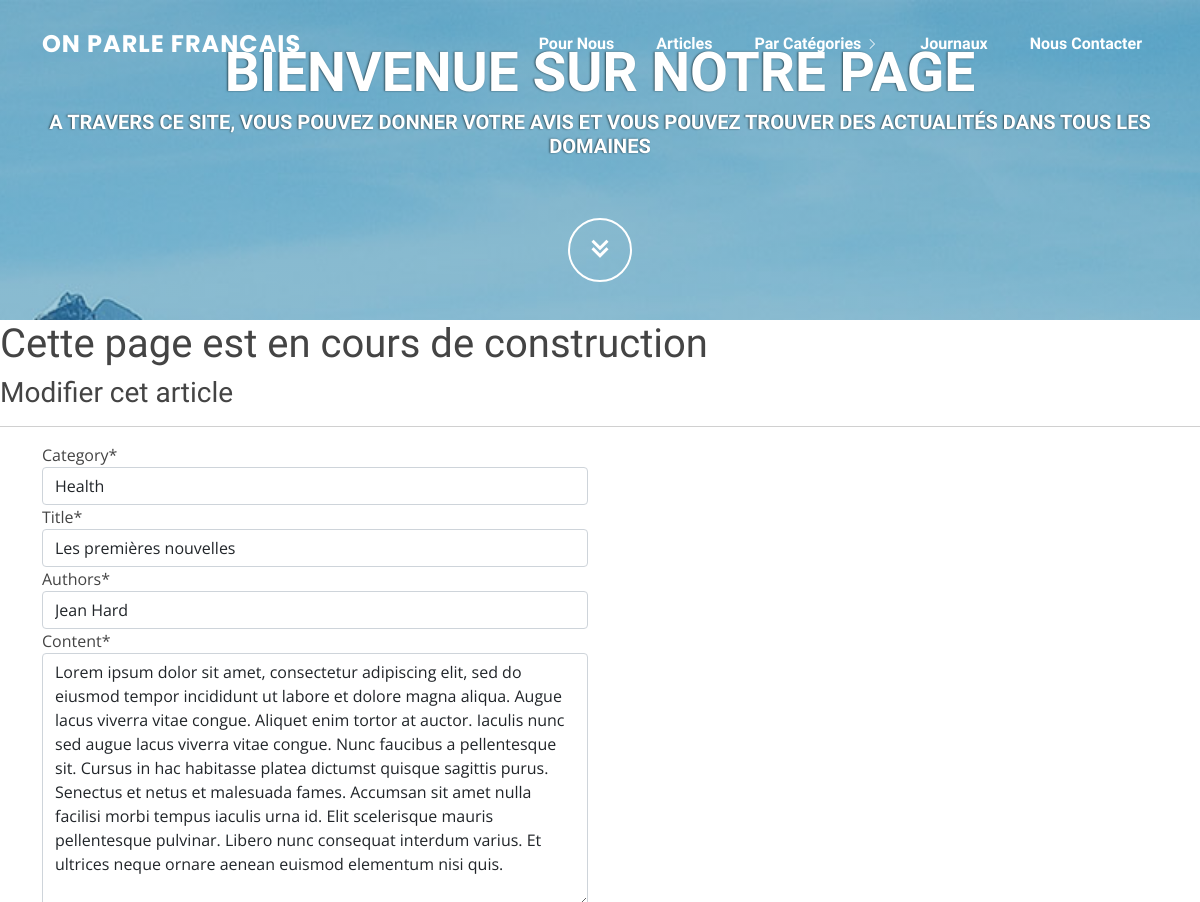
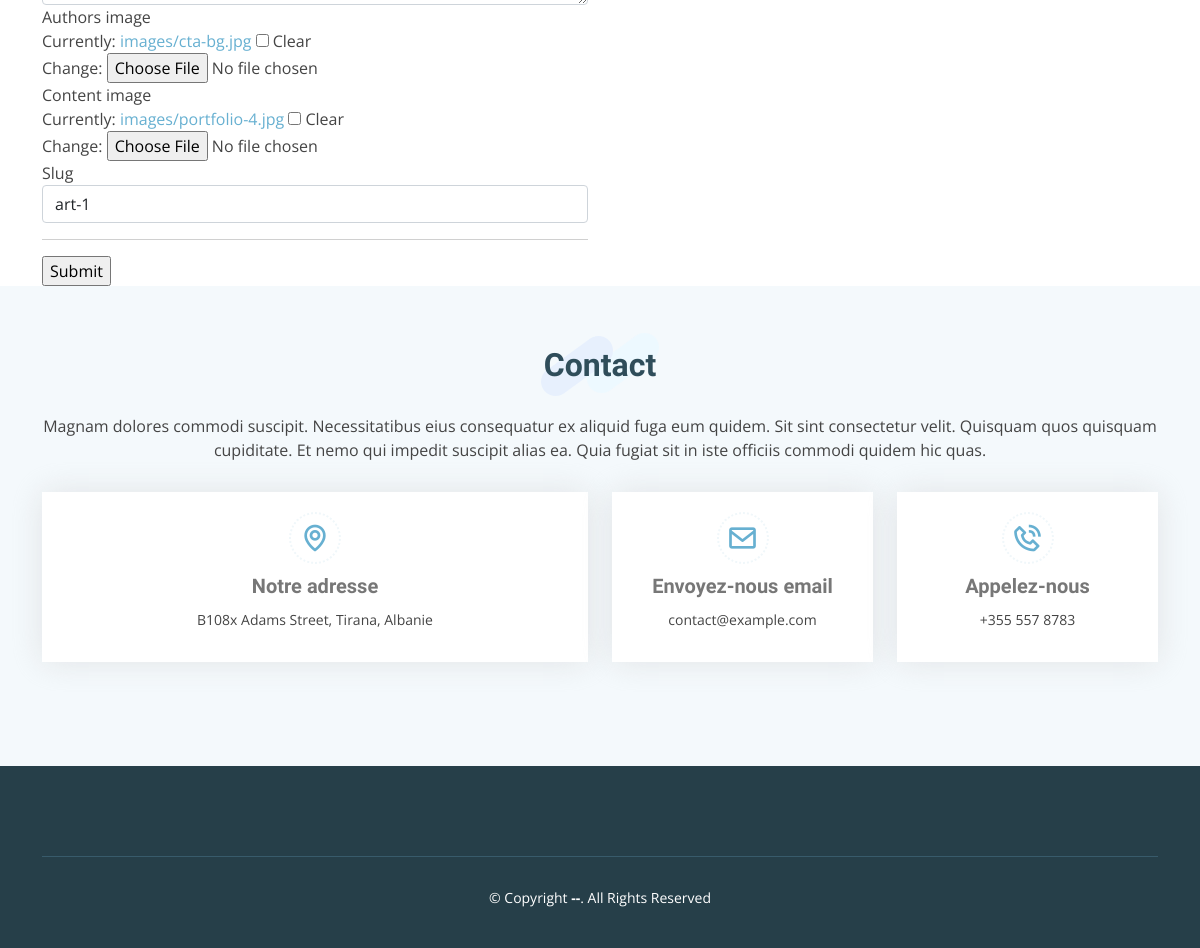
Screenshot of /single_article/art-1/update with the database file from the repository (2 pictures, top to bottom).
### articles/models.py (models this page shows, shortened)
class Article(models.Model):
    HEALTH = 'HL'
    ACTUALITY = 'ACT'
    SPORT = 'SP'
    POLITICS = 'POL'
    BUSINESS = 'BNS'
    ENTERTAINMENT = 'ENTM'
    HISTORY = 'HS'
    LITERATURE = 'LTR'
    CATEGORY_ARTICLE_CHOICES = [
        (HEALTH, 'Health'),
        (ACTUALITY, 'Actuality'),
        (SPORT, 'Sport'),
        (POLITICS, 'Politics'),
        (ENTERTAINMENT, 'Entertainment'),
        (HISTORY, 'History'),
        (LITERATURE, 'Literature'),
    ]
    category = models.CharField(
        max_length=4,
        choices=CATEGORY_ARTICLE_CHOICES,
        default=ACTUALITY,
    )
    title = models.CharField(max_length=1024)
    authors = models.CharField(max_length=1024)
    content = models.TextField()
    authors_image = models.ImageField(upload_to='images/', max_length=100, null=True, blank=True)
    content_image = models.ImageField(upload_to='images/', max_length=100, null=True, blank=True)
    created_at = models.DateTimeField(auto_now_add=True)
    slug = models.SlugField(max_length=1024, null=True, blank=True)
    class Meta:
        ordering = ('created_at',)

### articles/views.py (the view, shortened to what this page needs)
# urls.py: path('single_article/<slug:slug>/update', views.ArticleUpdateView.as_view(), name='update_article'),
class ArticleUpdateView(UpdateView):
    template_name = "articles/update_article.html"
    queryset = Article.objects.all()
    form_class = ArticleModelForm

### articles/forms.py
class ArticleModelForm(forms.ModelForm):
    class Meta:
        model = Article
        fields = (
            'category',
            'title',
            'authors',
            'content',
            'authors_image',
            'content_image',
            'slug',
        )

### articles/templates/articles/update_article.html
{% extends "articles/base.html" %} {% load static %} {% block content %}
<h3>Modifier cet article</h3>
<hr />
{%load crispy_forms_tags %}
<div class="container">
  <div class="row">
    <div class="col-lg-6">
      <form method="POST" enctype="multipart/form-data">
        {% csrf_token %} {{ form|crispy }}
        <hr />
        <input type="submit" value="Submit" />
      </form>
    </div>
  </div>
</div>
{% endblock %}

### static/css/style.css (style rules this page uses)
body { font-family: "Open Sans", sans-serif; color: #444444; }
a { text-decoration: none; color: #67b0d1; }
h1, h2, h3, h4, h5, h6 { font-family: "Raleway", sans-serif; }

### rows the page displays
Article: category "Health", title "Les premières nouvelles", authors "Jean Hard", content "Lorem ipsum dolor sit amet, consectetur adipiscing elit, sed do eiusmod tempor incididunt ut labore et dolore magna aliqua. Augue lacus viverra vitae congue. Aliquet enim tortor at auctor. Iaculis nunc sed augue lacus viverra vitae congue. Nunc faucibus a pellentesque sit. Cursus in hac habitasse platea dictumst quisque sagittis purus. Senectus et netus et malesuada fames. Accumsan sit amet nulla facilisi morbi tempus iaculis urna id. Elit scelerisque mauris pellentesque pulvinar. Libero nunc consequat interdum varius. Et ultrices neque ornare aenean euismod elementum nisi quis.", slug "art-1"
